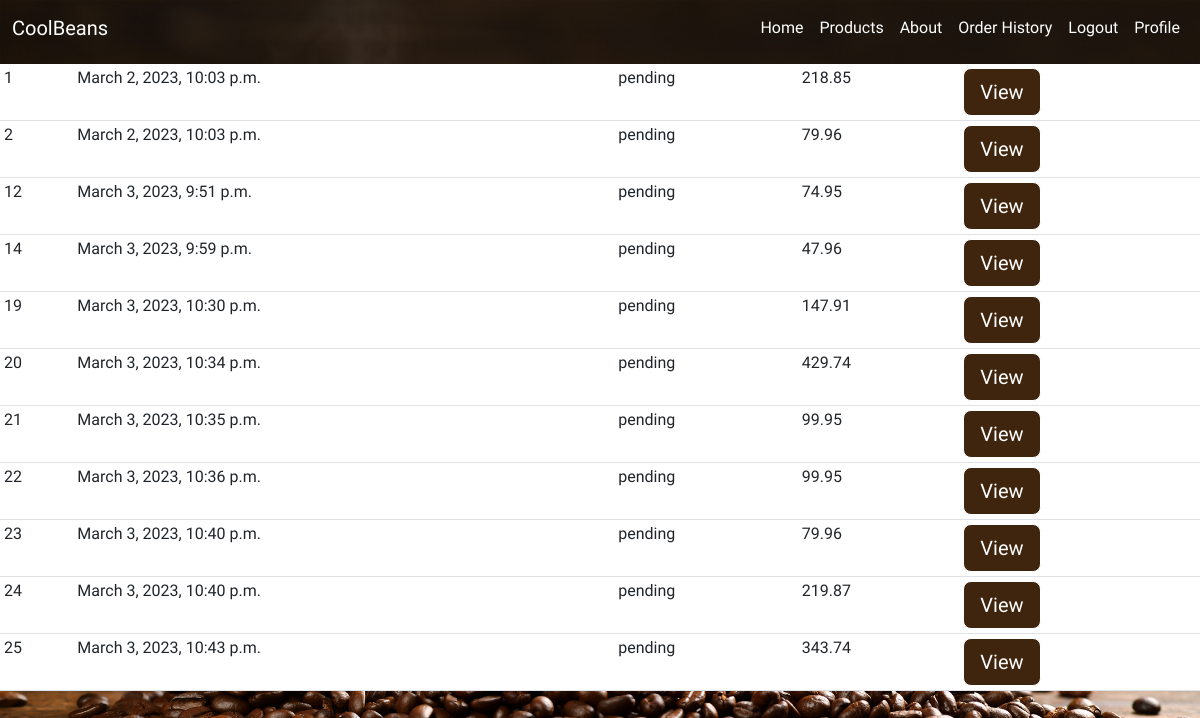
Screenshot of /orderhistory/ (signed in) with the database file from the repository.
### beansapp/models.py (models this page shows, shortened)
class Order(models.Model):
    STATUS = (
        ('Pending','Pending'),
        ('Out for delivery','Out for delivery'),
        ('Delivered','Delivered'),)
    addressee = models.ForeignKey(Addressee,on_delete=models.SET_NULL,null=True)
    guest = models.ForeignKey(Guest,on_delete=models.SET_NULL,null=True)
    date = models.DateTimeField(auto_now_add=True)
    status = models.CharField(max_length=200, null=True, choices=STATUS, default='pending')
    def get_total(self):
        orderitems = self.orderitem_set.all()
        total = 0
        for item in orderitems:
            total += item.product.price * item.quantity
        return round(total,2)

class OrderItem(models.Model):
    product = models.ForeignKey(Product, on_delete=models.SET_NULL, null=True)
    order = models.ForeignKey(Order, on_delete=models.CASCADE,null=True)
    quantity = models.IntegerField(default=0, null=True, blank=True)

class Product(models.Model):
    types = models.ManyToManyField(Tag)
    name = models.CharField(max_length=30)
    description = models.CharField(max_length=200)
    image = models.ImageField(null=True,blank=True)
    price = models.FloatField()

### beansapp/views.py (the view)
# urls.py: path('orderhistory/', HistoryOrderView.as_view(), name='orderhistory' ),
class HistoryOrderView(View):
    def get (self,request):
        addressee = request.user
        addressehistory = Order.objects.filter(addressee=addressee)
        html_data ={
            'addressee':addressee,
            'addressehistory': addressehistory,
        }
        return render(
        request= request,
        template_name= "orderhistory.html",
        context= html_data
        )

### beansapp/templates/orderhistory.html (shortened to what this page needs)
{% extends 'main.html'%}
{% block content%}
<table class="table table-sm">
    {%for order in addressehistory%}
    <tr>
        <td>{{order.id}}</td>
        <td>{{order.date}}</td>
        <td>{{order.status}}</td>
        <td>{{order.get_total}}</td>
        <td><a class="btn btn-primary btn-lg" href="{% url 'receipt' order.id %}">View</a></td>
    </tr>
    {% endfor %}
</table>
{% endblock%}

### beansapp/templates/main.html (style rules this page uses)
body { background-image:url("../static/images/landingnew.jpg"); background-size:cover; background-position: bottom; background-repeat: no-repeat; font-family: 'Limelight', cursive; color:#fff; }
.btn { background-color: #40250E; border: 1px solid #fff; }

### rows the page displays
Order: id "1", date "March 2, 2023, 10:03 p.m.", status "pending", get_total "218.85"
Order: id "2", date "March 2, 2023, 10:03 p.m.", status "pending", get_total "79.96"
Order: id "12", date "March 3, 2023, 9:51 p.m.", status "pending", get_total "74.95"
Order: id "14", date "March 3, 2023, 9:59 p.m.", status "pending", get_total "47.96"
Order: id "19", date "March 3, 2023, 10:30 p.m.", status "pending", get_total "147.91"
Order: id "20", date "March 3, 2023, 10:34 p.m.", status "pending", get_total "429.74"
Order: id "21", date "March 3, 2023, 10:35 p.m.", status "pending", get_total "99.95"
Order: id "22", date "March 3, 2023, 10:36 p.m.", status "pending", get_total "99.95"
Order: id "23", date "March 3, 2023, 10:40 p.m.", status "pending", get_total "79.96"
Order: id "24", date "March 3, 2023, 10:40 p.m.", status "pending", get_total "219.87"
Order: id "25", date "March 3, 2023, 10:43 p.m.", status "pending", get_total "343.74"
